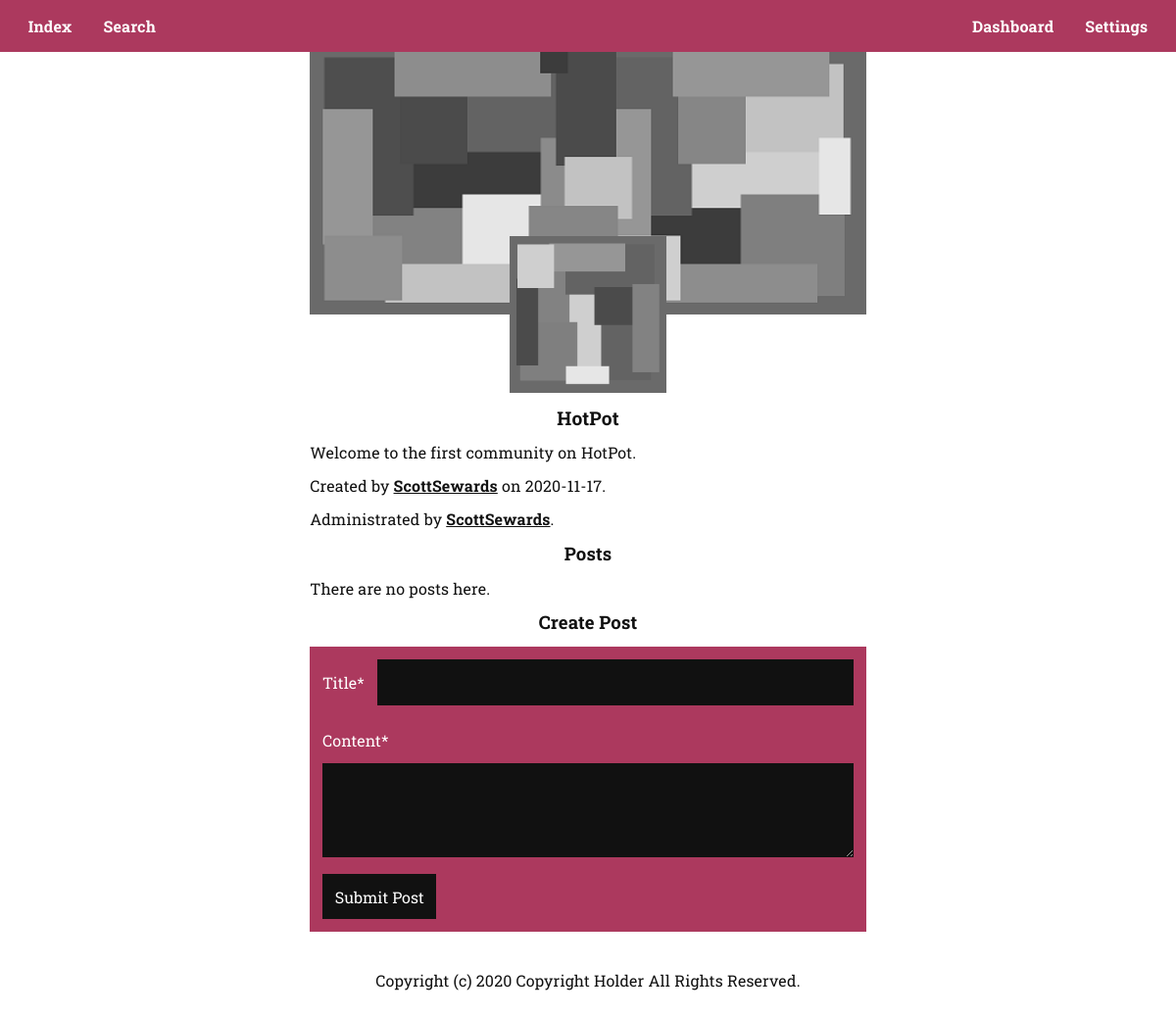
The app's page /community.php?name=HotPot (signed in) with its own data.
### tables this page shows
CREATE TABLE `communities` (
  `id` int(11) NOT NULL,
  `created` date NOT NULL DEFAULT current_timestamp(),
  `created_by` int(11) NOT NULL,
  `admin` int(11) NOT NULL,
  `name` text NOT NULL,
  `description` text NOT NULL,
  `picture` text NOT NULL DEFAULT 'images/picture.png',
  `banner` text NOT NULL DEFAULT 'images/banner.png',
  `subscribers` int(11) NOT NULL DEFAULT 0
);

CREATE TABLE `users` (
  `id` int(11) NOT NULL,
  `created` date NOT NULL DEFAULT current_timestamp(),
  `name` text NOT NULL,
  `email` text NOT NULL,
  `verified` tinyint(1) NOT NULL DEFAULT 0,
  `can_email` tinyint(1) NOT NULL DEFAULT 1,
  `password` text NOT NULL,
  `picture` text NOT NULL DEFAULT 'images/picture.png',
  `banner` text NOT NULL DEFAULT 'images/banner.png'
);

### community.php (the view, shortened to what this page needs)
<?php
require_once("head.php");
$name = $_GET["name"];
$select = mysqli_query($connection, "SELECT * FROM communities WHERE name='{$name}'");
if(mysqli_num_rows($select) == "1") {
  $fetch = mysqli_fetch_array($select);
  $id = $fetch["id"];
  $created = $fetch["created"];
  $created_by = $fetch["created_by"];
  $select_created_by = mysqli_query($connection, "SELECT name FROM users WHERE id='{$created_by}'");
  $fetch_created_by = mysqli_fetch_array($select_created_by);
  $created_by_name = $fetch_created_by["name"];
  $admin = $fetch["admin"];
  if($created_by == $admin) $admin_name = $created_by_name;
  else {
    $select_admin = mysqli_query($connection, "SELECT name FROM users WHERE id='{$admin}'");
    $fetch_admin = mysqli_fetch_array($select_created_by);
    $admin_name = $fetch_admin["name"];
  }
  $description = $fetch["description"];
  $picture = $fetch["picture"];
  $banner = $fetch["banner"];
} else {
  mysqli_close($connection);
  redirect("404.html");
}
?>
<main>
  <section>
    <img class='banner' <?php echo "src='{$banner}' alt='Banner for {$name}'"; ?> height='100%' width='100%'/>
    <img class='picture' <?php echo "src='{$picture}' alt='Picture for {$name}'"; ?> height='100%' width='100%'/>
    <h1><?php echo $name; ?></h1>
    <p><?php echo "{$description}"; ?></p>
    <p><?php echo "Created by <a href='user.php?name={$created_by_name}'>{$created_by_name}</a> on {$created}."; ?></p>
    <p><?php echo "Administrated by <a href='user.php?name={$admin_name}'>{$admin_name}</a>."; ?></p>
  </section>
  <section id='posts'>
    <h2>Posts</h2>
    <?php
    $select_posts = mysqli_query($connection, "SELECT * FROM posts WHERE posted_in='{$id}' ORDER BY id DESC");
    if(mysqli_num_rows($select_posts) > "0") {
      echo "<div class='posts'>";
      while($fetch_posts = mysqli_fetch_array($select_posts)) {
        $posted = $fetch_posts["posted"];
        $posted_by = $fetch_posts["posted_by"];
        $select_posted_by = mysqli_query($connection, "SELECT name FROM users WHERE id='{$posted_by}'");
        $fetch_posted_by = mysqli_fetch_array($select_posted_by);
        $posted_by = $fetch_posted_by["name"];
        $title = $fetch_posts["title"];
        $content = $fetch_posts["content"];
        $likes = $fetch_posts["likes"];
        $dislikes = $fetch_posts["dislikes"];
        echo "
        <div class='post'>
          <p><a href='post.php?title={$title}'>{$title}</a> posted by <a href='user.php?name={$posted_by}'>{$posted_by}</a> on {$posted}.</p>
          <p>{$likes} likes and {$dislikes} dislikes.</p>
        </div>";
      }
      echo "</div>";
    } else echo "<p>There are no posts here.</p>";
    ?>
  </section>
  <section>
  <h2>Create Post</h2>
  <?php
  if(isset($my_id)) {
    echo "
    <form action='community.php?name={$name}' method='POST'>
      <div class='inline'>
        <label for='title'>Title*</label>
        <input id='title' type='text' name='title' required>
      </div>
      <div>
        <label for='content'>Content*</label>
        <textarea id='content' name='content' required></textarea>
      </div>
      <input type='submit' name='submit-post' value='Submit Post'/>
    </form>";
  } else echo "Sign-in to create a post.";
  ?>
  </section>
</main>
<?php
require_once("foot.php");
?>

### records on screen
communities: banner (picture), picture (picture), description "Welcome to the first community on HotPot.", created "2020-11-17"
users: name "ScottSewards"

### other values on screen
$name "HotPot"
